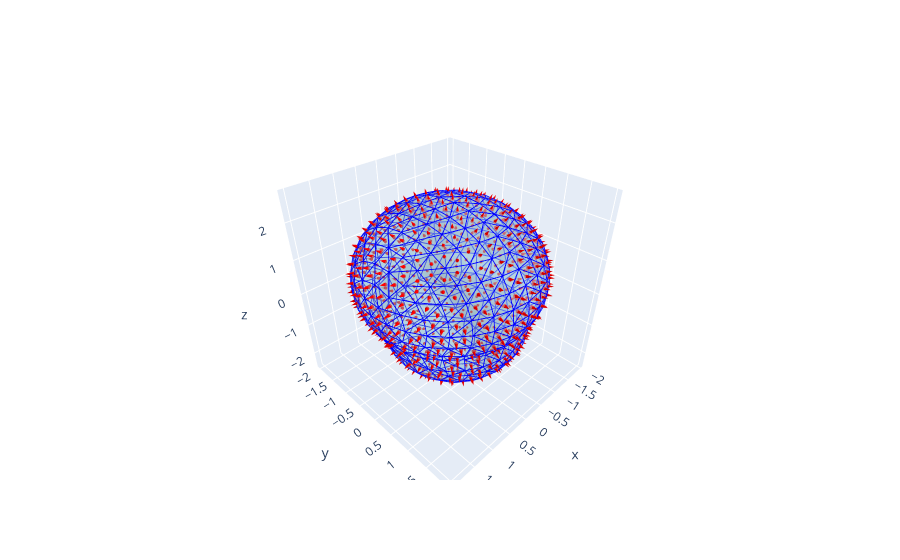

Notebook code cell kept with this figure:
### Code cell
import numpy as np
import trimesh
import plotly.graph_objs as go

# Create a trimesh mesh_obj
mesh_obj = trimesh.creation.icosphere(radius=2, subdivisions=2)

# Create an instance of the mesh class
mesh_obj = mesh()

# Calculate mesh data
mesh_obj.create_calculate_mesh_data(mesh_obj)

# Create a Plotly trace for the mesh
mesh_trace = go.Mesh3d(x=mesh_obj.mol_verts[:, 0], 
                       y=mesh_obj.mol_verts[:, 1], 
                       z=mesh_obj.mol_verts[:, 2], 
                       i=mesh_obj.mol_faces[:, 0], 
                       j=mesh_obj.mol_faces[:, 1], 
                       k=mesh_obj.mol_faces[:, 2],
                       color='lightblue', 
                       opacity=0.5)

# Create a trace for the vertex normals
vertex_normals_trace = go.Cone(x=mesh_obj.mol_faces_centroid[:, 0],
                                y=mesh_obj.mol_faces_centroid[:, 1],
                                z=mesh_obj.mol_faces_centroid[:, 2],
                                u=mesh_obj.mol_faces_normal[:, 0]*0.05,
                                v=mesh_obj.mol_faces_normal[:, 1]*0.05,
                                w=mesh_obj.mol_faces_normal[:, 2]*0.05,
                                sizemode="absolute",
                                sizeref=0.05,
                                showscale=False,
                                colorscale=[[0, 'red'], [1, 'red']],
                                hoverinfo='none')

edge_x = []
edge_y = []
edge_z = []

for element in mesh_obj.mol_faces:
    for i in range(3):
        edge_x.extend([mesh_obj.mol_verts[element[i % 3], 0], mesh_obj.mol_verts[element[(i + 1) % 3], 0], None])
        edge_y.extend([mesh_obj.mol_verts[element[i % 3], 1], mesh_obj.mol_verts[element[(i + 1) % 3], 1], None])
        edge_z.extend([mesh_obj.mol_verts[element[i % 3], 2], mesh_obj.mol_verts[element[(i + 1) % 3], 2], None])

edge_trace = go.Scatter3d(
    x=edge_x,
    y=edge_y,
    z=edge_z,
    mode='lines',
    line=dict(color='blue', width=2),
)

# Create the layout
layout = go.Layout(scene=dict(aspectmode="cube",
                               aspectratio=dict(x=1, y=1, z=1)))

# Create the figure
fig = go.Figure(data=[mesh_trace, vertex_normals_trace, edge_trace], layout=layout)

# Show the figure
fig.show()

### Figure 1 — Plotly figure (JSON) as saved in the notebook; plotly's stock layout.template omitted (floating-point values rounded to 4 significant figures; data arrays with more than 128 entries replaced by an {"elided": "..."} marker saying what was removed)
{"data": [{"color": "lightblue", "i": {"elided": "742 int values"}, "j": {"elided": "742 int values"}, "k": {"elided": "742 int values"}, "opacity": 0.5, "type": "mesh3d", "x": {"elided": "373 float values"}, "y": {"elided": "373 float values"}, "z": {"elided": "373 float values"}}, {"colorscale": [[0, "red"], [1, "red"]], "hoverinfo": "none", "showscale": false, "sizemode": "absolute", "sizeref": 0.05, "type": "cone", "u": {"elided": "742 float values"}, "v": {"elided": "742 float values"}, "w": {"elided": "742 float values"}, "x": {"elided": "742 float values"}, "y": {"elided": "742 float values"}, "z": {"elided": "742 float values"}}, {"line": {"color": "blue", "width": 2}, "mode": "lines", "type": "scatter3d", "x": {"elided": "6678 float values"}, "y": {"elided": "6678 float values"}, "z": {"elided": "6678 float values"}}], "layout": {"scene": {"aspectmode": "cube", "aspectratio": {"x": 1, "y": 1, "z": 1}}}}
